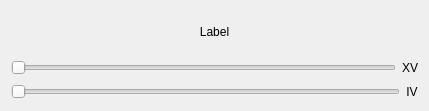
<?xml version="1.0" encoding="UTF-8"?>
<ui version="4.0">
 <class>DoubleSlider</class>
 <widget class="QWidget" name="DoubleSlider">
  <property name="geometry">
   <rect>
    <x>0</x>
    <y>0</y>
    <width>429</width>
    <height>111</height>
   </rect>
  </property>
  <property name="maximumSize">
   <size>
    <width>16777214</width>
    <height>16777215</height>
   </size>
  </property>
  <property name="windowTitle">
   <string>Form</string>
  </property>
  <layout class="QVBoxLayout" name="verticalLayout">
   <item>
    <widget class="QLabel" name="label">
     <property name="text">
      <string>Label</string>
     </property>
     <property name="alignment">
      <set>Qt::AlignCenter</set>
     </property>
    </widget>
   </item>
   <item>
    <layout class="QVBoxLayout" name="verticalLayout_4">
     <item>
      <layout class="QHBoxLayout" name="horizontalLayout">
       <item>
        <widget class="QSlider" name="maxSlider">
         <property name="orientation">
          <enum>Qt::Horizontal</enum>
         </property>
        </widget>
       </item>
       <item>
        <widget class="QLabel" name="maxValueLabel">
         <property name="text">
          <string>XV</string>
         </property>
         <property name="alignment">
          <set>Qt::AlignCenter</set>
         </property>
        </widget>
       </item>
      </layout>
     </item>
     <item>
      <layout class="QHBoxLayout" name="horizontalLayout_2">
       <item>
        <widget class="QSlider" name="minSlider">
         <property name="orientation">
          <enum>Qt::Horizontal</enum>
         </property>
        </widget>
       </item>
       <item>
        <widget class="QLabel" name="minValueLabel">
         <property name="text">
          <string>IV</string>
         </property>
         <property name="alignment">
          <set>Qt::AlignCenter</set>
         </property>
        </widget>
       </item>
      </layout>
     </item>
    </layout>
   </item>
  </layout>
 </widget>
 <resources/>
 <connections>
  <connection>
   <sender>maxSlider</sender>
   <signal>valueChanged(int)</signal>
   <receiver>maxValueLabel</receiver>
   <slot>setNum(int)</slot>
   <hints>
    <hint type="sourcelabel">
     <x>229</x>
     <y>74</y>
    </hint>
    <hint type="destinationlabel">
     <x>407</x>
     <y>74</y>
    </hint>
   </hints>
  </connection>
  <connection>
   <sender>minSlider</sender>
   <signal>valueChanged(int)</signal>
   <receiver>minValueLabel</receiver>
   <slot>setNum(int)</slot>
   <hints>
    <hint type="sourcelabel">
     <x>344</x>
     <y>29</y>
    </hint>
    <hint type="destinationlabel">
     <x>400</x>
     <y>30</y>
    </hint>
   </hints>
  </connection>
 </connections>
</ui>
